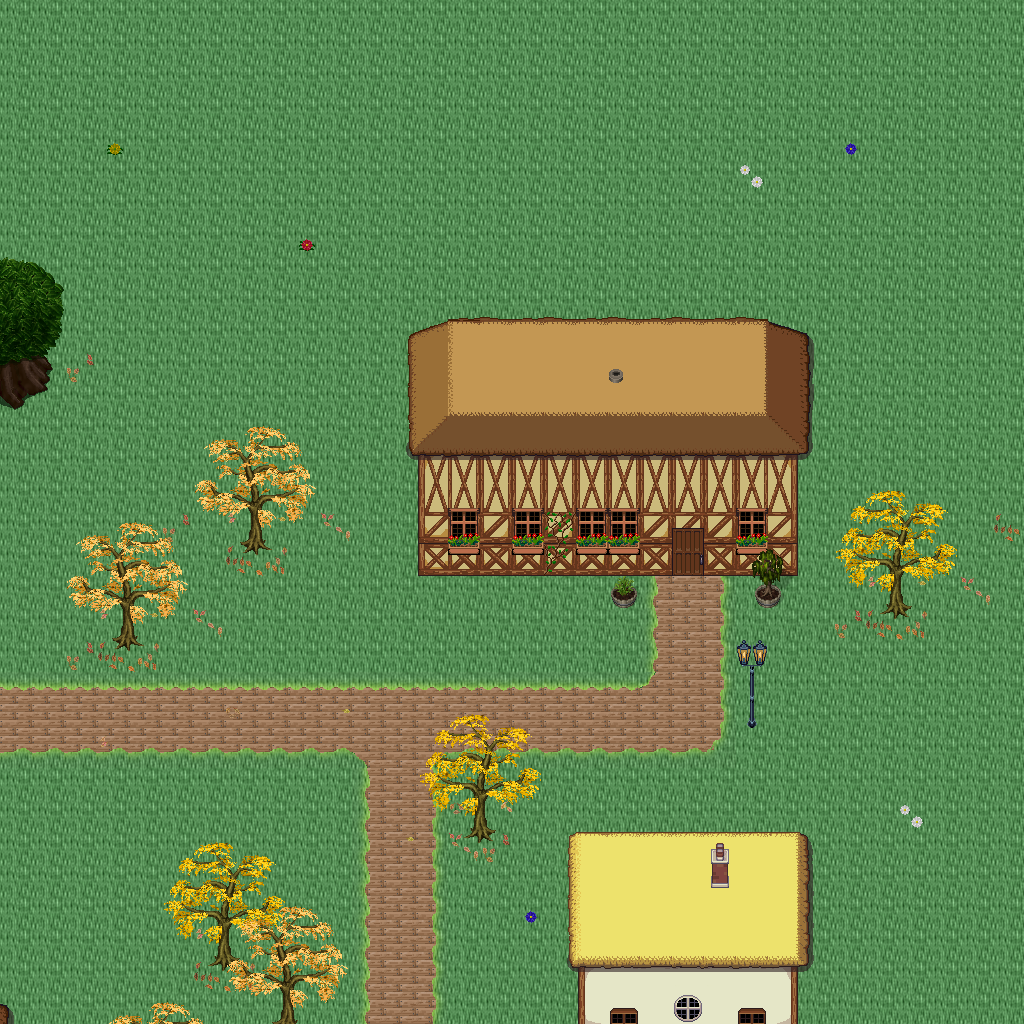

A level layout from a 2D game, rendered from its tile map. Below: a short description, then the map file with tile-grid data replaced by summaries:
An orthogonal 32x32 tile map with 32x32 px tiles, 5 tile layers (Ground, Objects, Objects2, Above, ...), 1 hidden layer not drawn, 42 tilesets.

<map version="1.10" tiledversion="1.11.0" orientation="orthogonal" renderorder="right-down" width="32" height="32" tilewidth="32" tileheight="32" infinite="0" nextlayerid="11" nextobjectid="1">
 <tileset firstgid="1" name="logic_collision" tilewidth="32" tileheight="32" tilecount="1" columns="1">
  <image source="../drawable/logic_collision.png" width="32" height="32" />
 </tileset>
 <tileset firstgid="2" name="ground_ground" tilewidth="32" tileheight="32" tilecount="33" columns="3">
  <image source="../drawable/ground_ground.png" width="96" height="352" />
 </tileset>
 <tileset firstgid="35" name="building_castle" tilewidth="32" tileheight="32" tilecount="320" columns="20">
  <image source="../drawable/building_castle.png" width="640" height="512" />
 </tileset>
 <tileset firstgid="355" name="item_weapon_cannon" tilewidth="32" tileheight="32" tilecount="12" columns="3">
  <image source="../drawable/item_weapon_cannon.png" width="96" height="128" />
 </tileset>
 <tileset firstgid="367" name="item_pot_barrels_1" tilewidth="32" tileheight="32" tilecount="8" columns="4">
  <image source="../drawable/item_pot_barrels_1.png" width="128" height="64" />
 </tileset>
 <tileset firstgid="375" name="ground_water_pool" tilewidth="32" tileheight="32" tilecount="72" columns="3">
  <image source="../drawable/ground_water_pool.png" width="96" height="768" />
 </tileset>
 <tileset firstgid="447" name="ground_earth_edges" tilewidth="32" tileheight="32" tilecount="18" columns="6">
  <image source="../drawable/ground_earth_edges.png" width="192" height="96" />
 </tileset>
 <tileset firstgid="465" name="ground_grass_edges" tilewidth="32" tileheight="32" tilecount="36" columns="12">
  <image source="../drawable/ground_grass_edges.png" width="384" height="96" />
 </tileset>
 <tileset firstgid="501" name="ground_grass_corners" tilewidth="32" tileheight="32" tilecount="24" columns="6">
  <image source="../drawable/ground_grass_corners.png" width="192" height="128" />
 </tileset>
 <tileset firstgid="525" name="plant_tree_tree_darkgreen" tilewidth="32" tileheight="32" tilecount="88" columns="8">
  <image source="../drawable/plant_tree_tree_darkgreen.png" width="256" height="352" />
 </tileset>
 <tileset firstgid="613" name="plant_stump_stump_vertical" tilewidth="32" tileheight="32" tilecount="1" columns="1">
  <image source="../drawable/plant_stump_stump_vertical.png" width="32" height="32" />
 </tileset>
 <tileset firstgid="614" name="building_decoration_pool" tilewidth="32" tileheight="32" tilecount="9" columns="3">
  <image source="../drawable/building_decoration_pool.png" width="96" height="96" />
 </tileset>
 <tileset firstgid="623" name="plant_vine" tilewidth="32" tileheight="32" tilecount="3" columns="1">
  <image source="../drawable/plant_vine.png" width="32" height="96" />
 </tileset>
 <tileset firstgid="626" name="plant_flower_leafy_daisy_red" tilewidth="32" tileheight="32" tilecount="8" columns="2">
  <image source="../drawable/plant_flower_leafy_daisy_red.png" width="64" height="128" />
 </tileset>
 <tileset firstgid="634" name="plant_flower_daisy_blue" tilewidth="32" tileheight="32" tilecount="8" columns="2">
  <image source="../drawable/plant_flower_daisy_blue.png" width="64" height="128" />
 </tileset>
 <tileset firstgid="642" name="plant_flower_daisy_white" tilewidth="32" tileheight="32" tilecount="8" columns="2">
  <image source="../drawable/plant_flower_daisy_white.png" width="64" height="128" />
 </tileset>
 <tileset firstgid="650" name="plant_flower_leafy_daisy_yellow" tilewidth="32" tileheight="32" tilecount="8" columns="2">
  <image source="../drawable/plant_flower_leafy_daisy_yellow.png" width="64" height="128" />
 </tileset>
 <tileset firstgid="658" name="plant_flower_foxgloves" tilewidth="32" tileheight="32" tilecount="4" columns="2">
  <image source="../drawable/plant_flower_foxgloves.png" width="64" height="64" />
 </tileset>
 <tileset firstgid="662" name="plant_tree_locust_tree" tilewidth="32" tileheight="32" tilecount="20" columns="4">
  <image source="../drawable/plant_tree_locust_tree.png" width="128" height="160" />
 </tileset>
 <tileset firstgid="682" name="furniture_chair_bench_iron" tilewidth="32" tileheight="32" tilecount="4" columns="2">
  <image source="../drawable/furniture_chair_bench_iron.png" width="64" height="64" />
 </tileset>
 <tileset firstgid="686" name="item_statue_seahorse" tilewidth="32" tileheight="32" tilecount="12" columns="4">
  <image source="../drawable/item_statue_seahorse.png" width="128" height="96" />
 </tileset>
 <tileset firstgid="698" name="building_decoration_chimney_brown_stacks" tilewidth="32" tileheight="32" tilecount="2" columns="1">
  <image source="../drawable/building_decoration_chimney_brown_stacks.png" width="32" height="64" />
 </tileset>
 <tileset firstgid="700" name="plant_flower_small_flower_bed_2" tilewidth="32" tileheight="32" tilecount="12" columns="3">
  <image source="../drawable/plant_flower_small_flower_bed_2.png" width="96" height="128" />
 </tileset>
 <tileset firstgid="712" name="plant_flower_flower_bed_1" tilewidth="32" tileheight="32" tilecount="35" columns="7">
  <image source="../drawable/plant_flower_flower_bed_1.png" width="224" height="160" />
 </tileset>
 <tileset firstgid="747" name="plant_flower_pointed_yellow" tilewidth="32" tileheight="32" tilecount="2" columns="2">
  <image source="../drawable/plant_flower_pointed_yellow.png" width="64" height="32" />
 </tileset>
 <tileset firstgid="749" name="plant_flower_red_white" tilewidth="32" tileheight="32" tilecount="16" columns="4">
  <image source="../drawable/plant_flower_red_white.png" width="128" height="128" />
 </tileset>
 <tileset firstgid="765" name="building_decoration_chimney" tilewidth="32" tileheight="32" tilecount="2" columns="1">
  <image source="../drawable/building_decoration_chimney.png" width="32" height="64" />
 </tileset>
 <tileset firstgid="767" name="furniture_light_lamp_blue" tilewidth="32" tileheight="32" tilecount="3" columns="1">
  <image source="../drawable/furniture_light_lamp_blue.png" width="32" height="96" />
 </tileset>
 <tileset firstgid="770" name="light_dim_light_7x5" tilewidth="32" tileheight="32" tilecount="35" columns="7">
  <image source="../drawable/light_dim_light_7x5.png" width="224" height="160" />
 </tileset>
 <tileset firstgid="805" name="plant_tree_fall_trees" tilewidth="32" tileheight="32" tilecount="40" columns="8">
  <image source="../drawable/plant_tree_fall_trees.png" width="256" height="160" />
 </tileset>
 <tileset firstgid="845" name="logic_item_resources" tilewidth="32" tileheight="32" tilecount="6" columns="6">
  <image source="../drawable/logic_item_resources.png" width="192" height="32" />
 </tileset>
 <tileset firstgid="851" name="logic_item_mushroom" tilewidth="32" tileheight="32" tilecount="6" columns="6">
  <image source="../drawable/logic_item_mushroom.png" width="192" height="32" />
 </tileset>
 <tileset firstgid="857" name="logic_creature_animal" tilewidth="32" tileheight="32" tilecount="32" columns="8">
  <image source="../drawable/logic_creature_animal.png" width="256" height="128" />
 </tileset>
 <tileset firstgid="889" name="plant_leaves" tilewidth="32" tileheight="32" tilecount="8" columns="4">
  <image source="../drawable/plant_leaves.png" width="128" height="64" />
 </tileset>
 <tileset firstgid="897" name="plant_flower_planted_containers" tilewidth="32" tileheight="32" tilecount="16" columns="4">
  <image source="../drawable/plant_flower_planted_containers.png" width="128" height="128" />
 </tileset>
 <tileset firstgid="913" name="building_decoration_banner" tilewidth="32" tileheight="32" tilecount="12" columns="1">
  <image source="../drawable/building_decoration_banner.png" width="32" height="384" />
 </tileset>
 <tileset firstgid="925" name="building_cottage" tilewidth="32" tileheight="32" tilecount="256" columns="16">
  <image source="../drawable/building_cottage.png" width="512" height="512" />
 </tileset>
 <tileset firstgid="1181" name="logic_portal" tilewidth="32" tileheight="32" tilecount="24" columns="8">
  <image source="../drawable/logic_portal.png" width="256" height="96" />
 </tileset>
 <tileset firstgid="1205" name="building_door_doors" tilewidth="32" tileheight="32" tilecount="256" columns="16">
  <image source="../drawable/building_door_doors.png" width="512" height="512" />
 </tileset>
 <tileset firstgid="1461" name="building_roof_thatched_roof" tilewidth="32" tileheight="32" tilecount="256" columns="16">
  <image source="../drawable/building_roof_thatched_roof.png" width="512" height="512" />
 </tileset>
 <tileset firstgid="1717" name="building_window_windows" tilewidth="32" tileheight="32" tilecount="256" columns="16">
  <image source="../drawable/building_window_windows.png" width="512" height="512" />
 </tileset>
 <tileset firstgid="1973" name="ground_ground_3" tilewidth="32" tileheight="32" tilecount="5" columns="5">
  <image source="../drawable/ground_ground_3.png" width="160" height="32" />
 </tileset>
 <layer id="1" name="Ground" width="32" height="32">
  <data>[1024 cells, 1024 non-empty, 2 distinct tile ids]</data>
 </layer>
 <layer id="2" name="Objects" width="32" height="32">
  <data>[1024 cells, 150 non-empty, 39 distinct tile ids]</data>
 </layer>
 <layer id="3" name="Objects2" width="32" height="32">
  <data>[1024 cells, 58 non-empty, 21 distinct tile ids]</data>
 </layer>
 <layer id="4" name="Above" width="32" height="32">
  <data>[1024 cells, 216 non-empty, 90 distinct tile ids]</data>
 </layer>
 <layer id="5" name="Above2" width="32" height="32">
  <data>[1024 cells, 23 non-empty, 19 distinct tile ids]</data>
 </layer>
 <layer id="6" name="Walkable" width="32" height="32" visible="0">
  <data>[1024 cells, 116 non-empty, 1 distinct tile ids]</data>
 </layer>
 <objectgroup id="7" name="Mapevents" />
 <objectgroup id="8" name="Spawn" />
 <objectgroup id="9" name="Keys" />
 <objectgroup id="10" name="Replace" />
</map>
